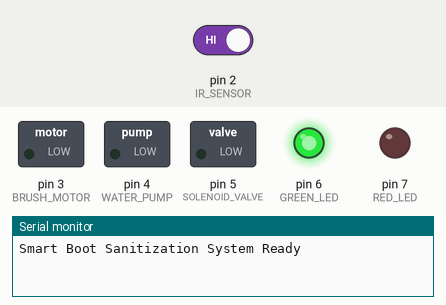
Recording of a sketch running on a simulated Arduino Uno, built with avr-gcc and run on an emulated ATmega328P. On the bench: switched loads named in the sketch (green lamp = pin HIGH), output pins drawn as LEDs (lit = HIGH), the last lines printed to the serial monitor. The inputs (shaded band) are chosen by the test bench; at power-on: pin 2 (IR_SENSOR) HIGH.

Above: at 1.2 s.
1.3 s: pin 2 (IR_SENSOR) driven LOW
At 1.9 s:
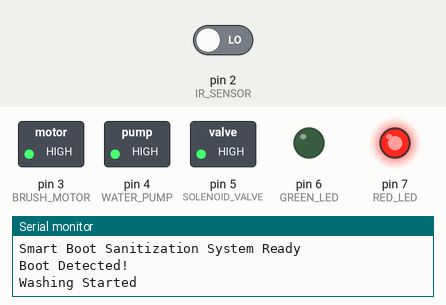
At 12.7 s:
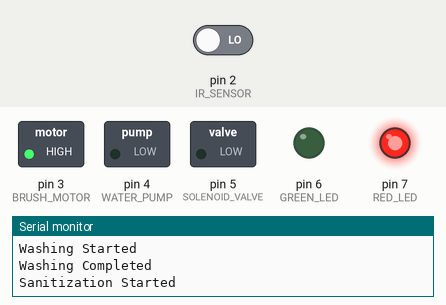
Timing chart, 0 to 13.8 s (numbered marks = the images above; inputs shaded):
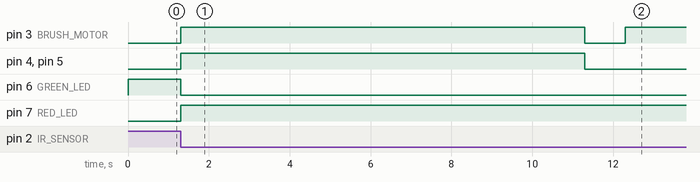

The sketch:

boot_sanitization.ino
```cpp
// Smart Boot Sanitization System
// Low-Cost Automated Boot Washing and Sanitization
// Arduino Uno

// Pin Definitions
const int IR_SENSOR = 2;
const int BRUSH_MOTOR = 3;
const int WATER_PUMP = 4;
const int SOLENOID_VALVE = 5;
const int GREEN_LED = 6;
const int RED_LED = 7;

// Timing
const unsigned long WASH_TIME = 10000;       // 10 seconds
const unsigned long SANITIZE_TIME = 5000;    // 5 seconds

void setup() {
  pinMode(IR_SENSOR, INPUT);

  pinMode(BRUSH_MOTOR, OUTPUT);
  pinMode(WATER_PUMP, OUTPUT);
  pinMode(SOLENOID_VALVE, OUTPUT);

  pinMode(GREEN_LED, OUTPUT);
  pinMode(RED_LED, OUTPUT);

  // Initial state
  digitalWrite(BRUSH_MOTOR, LOW);
  digitalWrite(WATER_PUMP, LOW);
  digitalWrite(SOLENOID_VALVE, LOW);

  digitalWrite(GREEN_LED, HIGH);
  digitalWrite(RED_LED, LOW);

  Serial.begin(9600);
  Serial.println("Smart Boot Sanitization System Ready");
}

void loop() {

  int bootDetected = digitalRead(IR_SENSOR);

  if (bootDetected == LOW) {

    Serial.println("Boot Detected!");

    // System Busy
    digitalWrite(GREEN_LED, LOW);
    digitalWrite(RED_LED, HIGH);

    // -------------------------
    // Washing Process
    // -------------------------
    Serial.println("Washing Started");

    digitalWrite(WATER_PUMP, HIGH);
    digitalWrite(SOLENOID_VALVE, HIGH);
    digitalWrite(BRUSH_MOTOR, HIGH);

    delay(WASH_TIME);

    // Stop washing
    digitalWrite(BRUSH_MOTOR, LOW);
    digitalWrite(WATER_PUMP, LOW);
    digitalWrite(SOLENOID_VALVE, LOW);

    Serial.println("Washing Completed");

    delay(1000);

    // -------------------------
    // Sanitization Process
    // -------------------------
    Serial.println("Sanitization Started");

    digitalWrite(BRUSH_MOTOR, HIGH);

    delay(SANITIZE_TIME);

    // Stop sanitization
    digitalWrite(BRUSH_MOTOR, LOW);

    Serial.println("Sanitization Completed");

    // System Ready
    digitalWrite(RED_LED, LOW);
    digitalWrite(GREEN_LED, HIGH);

    Serial.println("Process Completed");
    Serial.println("System Ready");

    // Wait until boot is removed
    while (digitalRead(IR_SENSOR) == LOW) {
      delay(100);
    }

    delay(1000);
  }
}
```

Measured:
- after the input at 1.3 s, pin 3 (BRUSH_MOTOR): LOW → HIGH at once, → LOW 10.0 s later, → HIGH 1.0 s later; pin 4 (WATER_PUMP), pin 5 (SOLENOID_VALVE): LOW → HIGH at once, → LOW 10.0 s later; pin 6 (GREEN_LED): HIGH → LOW at once; pin 7 (RED_LED): LOW → HIGH at once
